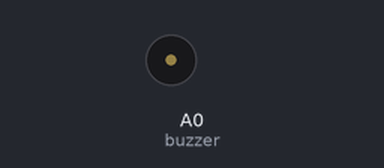
Simulated run of this sketch. Board: Arduino Uno, built with avr-gcc and run on an emulated ATmega328P. Parts: buzzer (waves = sounding, pin HIGH). What the sketch prints to the serial monitor is not drawn.

Above: at 8.5 s.
Timing chart, 0 to 41.6 s (numbered marks = the images above):
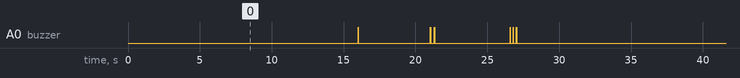

Measured:
- by itself, A0 (buzzer): repeats every 31.2 s: LOW 5.0 s, HIGH 0.02 s, LOW 0.25 s, HIGH 0.02 s, LOW 5.3 s, 2 × (HIGH 0.02 s, LOW 0.20 s), HIGH 0.02 s, LOW 20.2 s, HIGH 0.02 s
- by itself, everything shown: repeats every 31.2 s, in 28 steps

The sketch:

LEGO_DNA_Buzzer.ino
```cpp
/**************************************************************************
  LEGO DNA Sequencer
  Buzzer Unit Test
  Original Code:  2022-12-24
  Tom Rolander, MSEE
  Mentor for Circuit Design, Software, 3D Printing
  Miller Library, Fabrication Lab
  Hopkins Marine Station, Stanford University,
  120 Ocean View Blvd, Pacific Grove, CA 93950
  +1 831.915.9526 | rolander@stanford.edu
 **************************************************************************/

#define PROGRAM F("LEGO DNA Sequencer - Buzzer Unit Test")
#define VERSION F("Ver 0.1 2023-04-19")
#define DEBUG_OUTPUT 1
#define DEBUG_MODE   0

int buzzer = A0;//the pin of the active buzzer

void setup()
{
  Serial.begin(115200);
  delay(1000);
  Serial.println();
  Serial.println(PROGRAM);
  Serial.println(VERSION);

  pinMode(buzzer, OUTPUT); //initialize the buzzer pin as an output
}

void Beeps(int iNmbBeeps, int iMSLengthON, int iMSLengthOFF)
{
  Serial.print("Number of Beeps = ");
  Serial.print(iNmbBeeps);
  Serial.print(", MS Length ON = ");
  Serial.print(iMSLengthON);
  Serial.print(", MS Length OFF = ");
  Serial.println(iMSLengthOFF);

  for (int i=0; i<iNmbBeeps; i++)
  {
    digitalWrite(buzzer, HIGH);
    delay(iMSLengthON);//wait for 1ms
    digitalWrite(buzzer, LOW);
    delay(iMSLengthOFF);//wait for 1ms
  }
}

void loop()
{
  Beeps(10, 1, 1000);
  delay(5000);

  Beeps(1, 20, 0);
  delay(5000);

  Beeps(2, 20, 250);
  delay(5000);

  Beeps(3, 20, 200);
  delay(5000);
}
```
